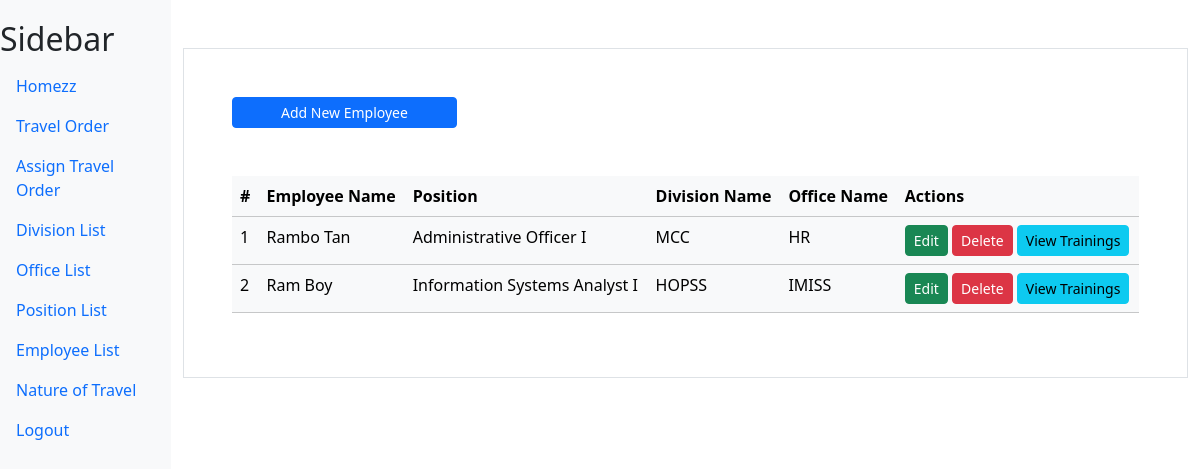
The page /employee/ (signed in) on the database its author committed.
### myapp/models.py (models this page shows)
class Employee(models.Model):
    employee_name = models.CharField(max_length=100, verbose_name="Employee Name")
    position = models.ForeignKey(Position,on_delete=models.CASCADE)
    office = models.ForeignKey(Office,on_delete=models.CASCADE)

class Position(models.Model):
    position_name = models.CharField(max_length=100, verbose_name="Position")

class Office(models.Model):
    office_name = models.CharField(max_length=100, verbose_name="Office")
    division = models.ForeignKey(Division,on_delete=models.CASCADE)

class Division(models.Model):
    division_name = models.CharField(max_length=100, verbose_name="Division")

### myapp/views.py (the view, shortened to what this page needs)
# urls.py: path('employee/',views.employee,name='employee'),
@login_required
def employee(request):
    position = Position.objects.all()
    division = Division.objects.all()
    office = Office.objects.all()
    employee = Employee.objects.all()
    context = {"position_list":position,"division_list":division,"office_list":office,"employee_list":employee}
    return render(request,'myapp/employee.html',context)

### myapp/templates/myapp/employee.html (shortened to what this page needs)
{% extends "myapp/base.html" %}
{% block content %}
<div class="container mt-5 p-5 border">
    <div class="">
        <a href="#" class="btn btn-primary px-5 btn-sm" data-bs-toggle="modal" data-bs-target="#addModal">Add New Employee</a>
    </div>
    <table class="table mt-5 table-light">
        <thead>
            <tr>
                <th scope="col">#</th>
                <th scope="col">Employee Name</th>
                <th scope="col">Position</th>
                <th scope="col">Division Name</th>
                <th scope="col">Office Name</th>
                <th scope="col">Actions</th>
            </tr>
        </thead>
        <tbody>
            {% for employee in employee_list %}
            <tr>
                <td>{{ forloop.counter }}</td>
                <td>{{ employee.employee_name }}</td>
                <td>{{ employee.position.position_name }}</td>
                <td>{{ employee.office.division.division_name }}</td>
                <td>{{ employee.office.office_name }}</td>
                <td>
                    <a href="#" class="btn btn-success btn-sm" data-bs-toggle="modal" data-bs-target="#updateModal_{{ employee.id }}">Edit</a>
                    <a href="#" class="btn btn-danger btn-sm" data-bs-toggle="modal" data-bs-target="#deleteModal_{{ employee.id }}">Delete</a>
                    <a href="/trainings/{{ employee.id }}" class="btn btn-info btn-sm">View Trainings</a>
                </td>
            </tr>
            {% endfor %}
        </tbody>
    </table>
</div>
{% endblock content %}

### myapp/templates/myapp/base.html (style rules this page uses)
body { display: flex; }

### rows shown on the page
Employee: employee_name "Rambo Tan", position.position_name "Administrative Officer I", office.division.division_name "MCC", office.office_name "HR"
Employee: employee_name "Ram Boy", position.position_name "Information Systems Analyst I", office.division.division_name "HOPSS", office.office_name "IMISS"
